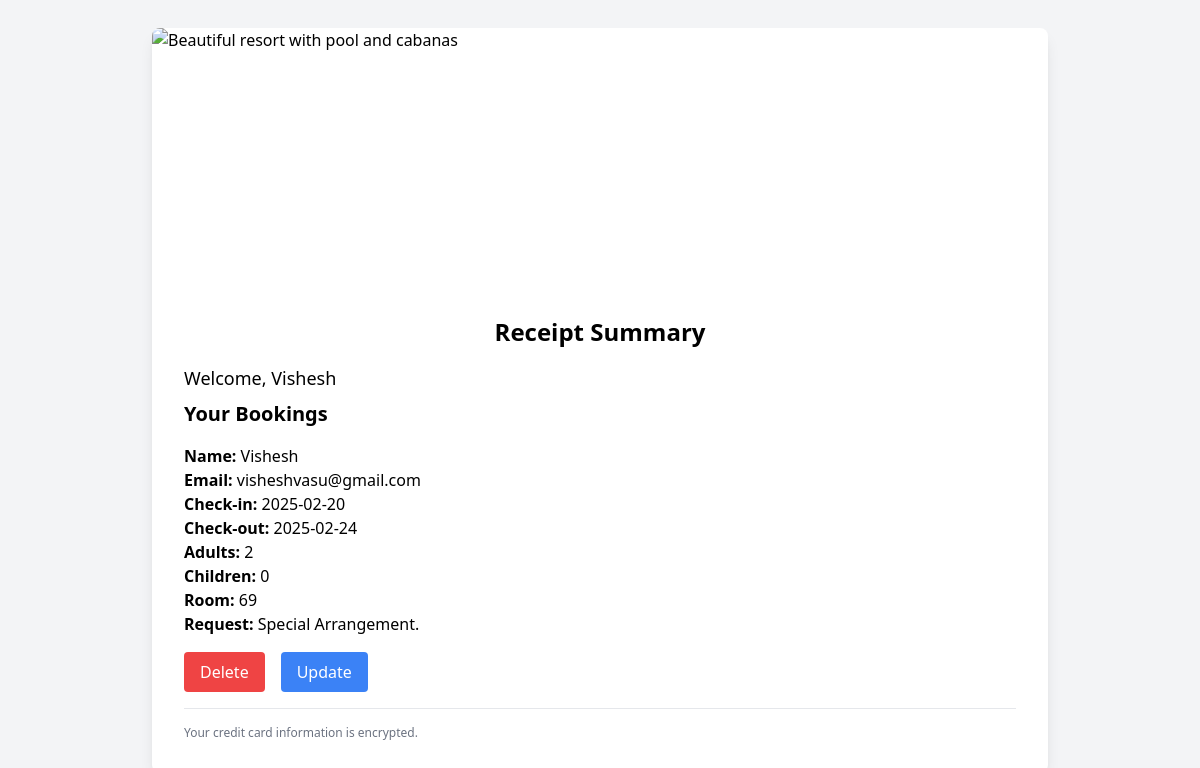
Page /dashboard (signed in) on the committed database.
### app.py (models this page shows, shortened)
class User(db.Model, UserMixin):
    _tablename_ = "users"
    id = db.Column(db.Integer, primary_key=True)
    username = db.Column(db.String(100))
    email = db.Column(db.String(100), unique=True)
    password_hash = db.Column(db.String(200))
    role = db.Column(db.String(100), default="user")

class Booking(db.Model):
    _tablename_ = "booking"
    id = db.Column(db.Integer, primary_key=True)
    name = db.Column(db.String(100))
    user_email = db.Column(db.String(200))
    user_checkin= db.Column(db.Date)
    user_checkout = db.Column(db.Date)
    user_adult = db.Column(db.Integer)
    user_child = db.Column(db.Integer)
    user_room = db.Column(db.Integer)
    user_request = db.Column(db.String(100))

### app.py (the view)
@app.route("/dashboard")
@login_required
def dashboard():
    booking_data = Booking.query.filter_by(user_email=current_user.email).all()
    return render_template("dashboard.html", booking_data=booking_data)

### app.py (called while the page is built)
@login_manager.user_loader
def load_user(user_id):
    return db.session.get(User, int(user_id))

### templates/dashboard.html (shortened to what this page needs)
<!DOCTYPE html>
<html lang="en">
<head>
    <script src="https://cdn.tailwindcss.com"></script>
    <link href="https://cdnjs.cloudflare.com/ajax/libs/font-awesome/5.15.3/css/all.min.css" rel="stylesheet"/>
</head>
<body class="bg-gray-100 flex items-center justify-center min-h-screen">
    <div class="bg-white shadow-lg rounded-lg overflow-hidden max-w-4xl w-full flex flex-col">
        <div class="w-full">
            <img alt="Beautiful resort with pool and cabanas"
                 class="w-full h-64 object-cover"
                 src="https://storage.googleapis.com/a1aa/image/9ygkvaWm1CnaR5TnjERsrLDA8wekL0VQNyxGPSMb4no.jpg"/>
        </div>
        <div class="p-8 w-full">
            <h1 class="text-2xl font-bold text-center mb-4">Receipt Summary</h1>
            <h3 class="text-lg">Welcome, {{ current_user.username }}</h3>
            <h2 class="text-xl font-semibold mt-2">Your Bookings</h2>
            {% for booking in booking_data %}
                <div class="mt-4 border-b pb-4">
                    <p><strong>Name:</strong> {{ booking.name }}</p>
                    <p><strong>Email:</strong> {{ booking.user_email }}</p>
                    <p><strong>Check-in:</strong> {{ booking.user_checkin }}</p>
                    <p><strong>Check-out:</strong> {{ booking.user_checkout }}</p>
                    <p><strong>Adults:</strong> {{ booking.user_adult }}</p>
                    <p><strong>Children:</strong> {{ booking.user_child }}</p>
                    <p><strong>Room:</strong> {{ booking.user_room }}</p>
                    <p><strong>Request:</strong> {{ booking.user_request }}</p>
                    <div class="mt-4 flex gap-4">
                        <a href="{{ url_for('deleteFunction', id=booking.id) }}"
                           class="bg-red-500 text-white px-4 py-2 rounded hover:bg-red-600 delete-btn">
                            Delete
                        </a>
                        <a href="{{ url_for('update_booking', booking_id=booking.id) }}"
                        class="bg-blue-500 text-white px-4 py-2 rounded hover:bg-blue-600">
                         Update
                     </a>
                    </div>
                </div>
            {% endfor %}
            <p class="text-xs text-gray-500 mt-4">Your credit card information is encrypted.</p>
        </div>
    </div>
</body>
</html>

### rows in the picture
User: username "Vishesh"
Booking: name "Vishesh", user_email "visheshvasu@gmail.com", user_checkin "2025-02-20", user_checkout "2025-02-24", user_adult "2", user_child "0", user_room "69", user_request "Special Arrangement."
